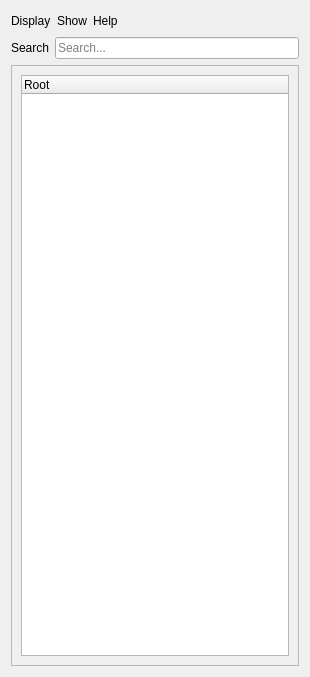
<?xml version="1.0" encoding="UTF-8"?>
<ui version="4.0">
 <class>OutlinerWidget</class>
 <widget class="QWidget" name="OutlinerWidget">
  <property name="geometry">
   <rect>
    <x>0</x>
    <y>0</y>
    <width>310</width>
    <height>677</height>
   </rect>
  </property>
  <property name="windowTitle">
   <string>Form</string>
  </property>
  <layout class="QVBoxLayout" name="verticalLayout_2">
   <item>
    <layout class="QHBoxLayout" name="horizontalLayout">
     <item>
      <widget class="QLabel" name="label">
       <property name="text">
        <string>Display</string>
       </property>
      </widget>
     </item>
     <item>
      <widget class="QLabel" name="label_2">
       <property name="text">
        <string>Show</string>
       </property>
      </widget>
     </item>
     <item>
      <widget class="QLabel" name="label_3">
       <property name="text">
        <string>Help</string>
       </property>
      </widget>
     </item>
     <item>
      <spacer name="horizontalSpacer">
       <property name="orientation">
        <enum>Qt::Horizontal</enum>
       </property>
       <property name="sizeHint" stdset="0">
        <size>
         <width>40</width>
         <height>20</height>
        </size>
       </property>
      </spacer>
     </item>
    </layout>
   </item>
   <item>
    <layout class="QHBoxLayout" name="horizontalLayout_3">
     <item>
      <widget class="QLabel" name="label_4">
       <property name="text">
        <string>Search</string>
       </property>
      </widget>
     </item>
     <item>
      <widget class="QLineEdit" name="lineEdit">
       <property name="text">
        <string/>
       </property>
       <property name="placeholderText">
        <string>Search...</string>
       </property>
      </widget>
     </item>
    </layout>
   </item>
   <item>
    <widget class="QScrollArea" name="scrollArea">
     <property name="widgetResizable">
      <bool>true</bool>
     </property>
     <widget class="QWidget" name="scrollAreaWidgetContents">
      <property name="geometry">
       <rect>
        <x>0</x>
        <y>0</y>
        <width>290</width>
        <height>597</height>
       </rect>
      </property>
      <property name="minimumSize">
       <size>
        <width>0</width>
        <height>592</height>
       </size>
      </property>
      <layout class="QVBoxLayout" name="verticalLayout_3">
       <item>
        <widget class="QTreeWidget" name="treeWidget">
         <column>
          <property name="text">
           <string>Root</string>
          </property>
         </column>
        </widget>
       </item>
      </layout>
     </widget>
    </widget>
   </item>
  </layout>
 </widget>
 <resources/>
 <connections/>
</ui>
